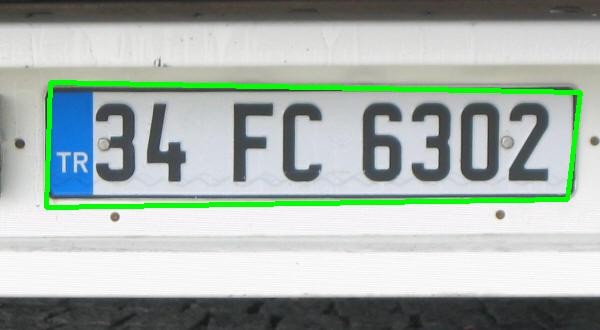
#> input picture backend/captures/debug_20250722_105542.jpg, 600 x 330 px
$ python -i plate_detection.py   (imports and definitions only)
#> lines starting #> are read from the running program, lines starting #| are printed output that depends on the picture; after the words box and inside, x2 and y2 are one past the last pixel; in counts of white or black regions, pixels touching at a corner belong together
import cv2
import numpy as np
from PIL import Image
import io
import pytesseract
import re
from typing import Tuple, Optional

# Configure Tesseract
pytesseract.pytesseract.tesseract_cmd = r'tesseract'  # Default location in Docker

# [88 lines left out: function clean_plate_text, not called in this run]

def preprocess_image(image: np.ndarray) -> np.ndarray:
    """
    Preprocess the image for better plate detection.
    Enhanced for Turkish plates which often have white background and black text.
    Applies various filters and transformations to enhance plate visibility.
    """
    # Convert to grayscale
    gray = cv2.cvtColor(image, cv2.COLOR_BGR2GRAY)

    # Enhance contrast using CLAHE
    clahe = cv2.createCLAHE(clipLimit=3.0, tileGridSize=(8, 8))
    enhanced = clahe.apply(gray)

    # Apply bilateral filter to reduce noise while keeping edges sharp
    bilateral = cv2.bilateralFilter(enhanced, 11, 17, 17)

    # Apply adaptive threshold with optimized parameters for Turkish plates
    thresh = cv2.adaptiveThreshold(
        bilateral,
        255,
        cv2.ADAPTIVE_THRESH_GAUSSIAN_C,
        cv2.THRESH_BINARY_INV,
        13,  # Increased block size for better handling of Turkish plates
        4    # Adjusted constant for better contrast
    )

    # Apply morphological operations to remove small noise
    kernel = cv2.getStructuringElement(cv2.MORPH_RECT, (3, 3))
    morph = cv2.morphologyEx(thresh, cv2.MORPH_CLOSE, kernel)

    return morph

def find_plate_contour(processed_img: np.ndarray) -> Optional[np.ndarray]:
    """
    Find the contour that most likely contains the license plate.
    Uses contour properties to filter and identify the plate region.
    """
    # Find all contours
    contours, _ = cv2.findContours(
        processed_img,
        cv2.RETR_TREE,
        cv2.CHAIN_APPROX_SIMPLE
    )

    # Sort contours by area (largest first)
    contours = sorted(contours, key=cv2.contourArea, reverse=True)[:10]

    plate_contour = None
    for contour in contours:
        perimeter = cv2.arcLength(contour, True)
        approx = cv2.approxPolyDP(contour, 0.02 * perimeter, True)

        # License plates are typically rectangles with 4 corners
        if len(approx) == 4:
            # Check if the aspect ratio matches typical license plates
            x, y, w, h = cv2.boundingRect(approx)
            aspect_ratio = float(w) / h

            # Most license plates have aspect ratio between 2.0 and 5.5
            if 2.0 <= aspect_ratio <= 5.5:
                plate_contour = approx
                break

    return plate_contour

def extract_plate_region(image: np.ndarray, contour: np.ndarray) -> np.ndarray:
    """
    Extract and transform the plate region to a standardized view.
    Applies perspective transform to get a straight view of the plate.
    """
    # Get the corners of the plate
    pts = contour.reshape(4, 2)

    # Order points in [top-left, top-right, bottom-right, bottom-left]
    rect = np.zeros((4, 2), dtype="float32")

    # Top-left will have the smallest sum
    # Bottom-right will have the largest sum
    s = pts.sum(axis=1)
    rect[0] = pts[np.argmin(s)]
    rect[2] = pts[np.argmax(s)]

    # Top-right will have the smallest difference
    # Bottom-left will have the largest difference
    diff = np.diff(pts, axis=1)
    rect[1] = pts[np.argmin(diff)]
    rect[3] = pts[np.argmax(diff)]

    # Calculate width and height of the plate
    widthA = np.sqrt(((rect[2][0] - rect[3][0]) ** 2) + ((rect[2][1] - rect[3][1]) ** 2))
    widthB = np.sqrt(((rect[1][0] - rect[0][0]) ** 2) + ((rect[1][1] - rect[0][1]) ** 2))
    maxWidth = max(int(widthA), int(widthB))

    heightA = np.sqrt(((rect[1][0] - rect[2][0]) ** 2) + ((rect[1][1] - rect[2][1]) ** 2))
    heightB = np.sqrt(((rect[0][0] - rect[3][0]) ** 2) + ((rect[0][1] - rect[3][1]) ** 2))
    maxHeight = max(int(heightA), int(heightB))

    # Destination points for perspective transform
    dst = np.array([
        [0, 0],
        [maxWidth - 1, 0],
        [maxWidth - 1, maxHeight - 1],
        [0, maxHeight - 1]
    ], dtype="float32")

    # Apply perspective transform
    M = cv2.getPerspectiveTransform(rect, dst)
    warped = cv2.warpPerspective(image, M, (maxWidth, maxHeight))

    return warped

def enhance_plate_region(plate_region: np.ndarray) -> np.ndarray:
    """
    Enhance the extracted plate region for better OCR results.
    Optimized for Turkish license plates which have specific characteristics:
    - White background
    - Black text
    - Often reflective surface
    - May have blue region with TR code
    """
    # Convert to grayscale if not already
    if len(plate_region.shape) == 3:
        # Check for blue TR region (common in Turkish plates)
        hsv = cv2.cvtColor(plate_region, cv2.COLOR_BGR2HSV)
        blue_mask = cv2.inRange(hsv, (100, 50, 50), (130, 255, 255))

        # If blue region detected, process differently
        if cv2.countNonZero(blue_mask) > (plate_region.shape[0] * plate_region.shape[1] * 0.1):
            # Convert to grayscale excluding the blue region
            gray = cv2.cvtColor(plate_region, cv2.COLOR_BGR2GRAY)
            gray[blue_mask > 0] = 255  # Set blue region to white
            plate_region = gray
        else:
            plate_region = cv2.cvtColor(plate_region, cv2.COLOR_BGR2GRAY)

    # Increase contrast using CLAHE with parameters tuned for Turkish plates
    clahe = cv2.createCLAHE(clipLimit=3.0, tileGridSize=(4, 4))
    enhanced = clahe.apply(plate_region)

    # Noise reduction
    denoised = cv2.fastNlMeansDenoising(enhanced, h=10)

    # Increase sharpness
    kernel = np.array([[-1,-1,-1],
                      [-1, 9,-1],
                      [-1,-1,-1]])
    sharpened = cv2.filter2D(denoised, -1, kernel)

    # Apply adaptive thresholding for better character separation
    binary = cv2.adaptiveThreshold(
        sharpened,
        255,
        cv2.ADAPTIVE_THRESH_GAUSSIAN_C,
        cv2.THRESH_BINARY_INV,
        11,
        2
    )

    # Remove small noise
    kernel = np.ones((2,2), np.uint8)
    cleaned = cv2.morphologyEx(binary, cv2.MORPH_OPEN, kernel)

    return cleaned

# [142 lines left out: functions preprocess_character, segment_characters, recognize_character, get_plate_confidence, recognize_characters_parallel, not called in this run]

def detect_plate(image: np.ndarray) -> Tuple[str, np.ndarray, Optional[np.ndarray], float]:
    """
    Main function for plate detection pipeline.
    Returns:
    - plate_number: Detected plate number (placeholder for now)
    - debug_image: Image with detected plate highlighted
    - plate_region: Extracted and enhanced plate region
    """
    # Create a copy for drawing debug information
    debug_image = image.copy()

    # Preprocess the image
    processed = preprocess_image(image)

    # Find plate contour
    plate_contour = find_plate_contour(processed)
    print(f"DEBUG: Plate contour found: {plate_contour is not None}")

    if plate_contour is not None:
        # Draw the detected plate region on debug image
        cv2.drawContours(debug_image, [plate_contour], -1, (0, 255, 0), 3)

        # Extract and enhance plate region
        plate_region = extract_plate_region(image, plate_contour)
        enhanced_region = enhance_plate_region(plate_region)

        # Perform OCR on the enhanced region
        try:
            print(f"DEBUG: Processing plate region with shape: {enhanced_region.shape}")

            # Try multiple OCR configurations for better Turkish plate recognition
            configs = [
                r'--oem 3 --psm 8 -c tessedit_char_whitelist=ABCDEFGHIJKLMNOPQRSTUVWXYZ0123456789',
                r'--oem 3 --psm 7 -c tessedit_char_whitelist=ABCDEFGHIJKLMNOPQRSTUVWXYZ0123456789',
                r'--oem 3 --psm 6 -c tessedit_char_whitelist=ABCDEFGHIJKLMNOPQRSTUVWXYZ0123456789',
                r'--oem 3 --psm 13 -c tessedit_char_whitelist=ABCDEFGHIJKLMNOPQRSTUVWXYZ0123456789'
            ]

            best_result = None
            best_confidence = 0.0

            for i, config in enumerate(configs):
                try:
                    print(f"DEBUG: Trying OCR config {i+1}: {config}")

                    # Get OCR data
                    data = pytesseract.image_to_data(
                        enhanced_region,
                        config=config,
                        output_type=pytesseract.Output.DICT
                    )

                    # Extract text and confidence
                    texts = []
                    confidences = []
                    for j, text in enumerate(data['text']):
                        conf = int(data['conf'][j]) if data['conf'][j] != '-1' else 0
                        if text.strip() and conf > 20:  # Lower threshold
                            texts.append(text.strip())
                            confidences.append(conf)
                            print(f"DEBUG: Found text '{text.strip()}' with confidence {conf}")

                    if texts:
                        combined_text = ''.join(texts).upper()
                        avg_confidence = sum(confidences) / len(confidences) / 100.0
                        print(f"DEBUG: Combined text: '{combined_text}', avg confidence: {avg_confidence:.2f}")

                        # Clean the text
                        cleaned_text = clean_plate_text(combined_text)
                        print(f"DEBUG: Cleaned text: '{cleaned_text}'")

                        if cleaned_text and avg_confidence > best_confidence:
                            best_result = cleaned_text
                            best_confidence = avg_confidence
                            print(f"DEBUG: New best result: '{best_result}' with confidence {best_confidence:.2f}")

                    # Also try simple string extraction
                    simple_text = pytesseract.image_to_string(enhanced_region, config=config).strip().upper()
                    simple_text = re.sub(r'[^A-Z0-9]', '', simple_text)
                    if simple_text and len(simple_text) >= 4:
                        print(f"DEBUG: Simple OCR result: '{simple_text}'")
                        cleaned_simple = clean_plate_text(simple_text)
                        if cleaned_simple:
                            print(f"DEBUG: Cleaned simple result: '{cleaned_simple}'")
                            if not best_result or len(cleaned_simple) > len(best_result):
                                best_result = cleaned_simple
                                best_confidence = 0.5  # Assign moderate confidence
                        else:
                            # If clean failed, try some basic corrections
                            corrected = simple_text.replace('8', 'B').replace('6', 'G').replace('5', 'S').replace('1', 'I').replace('0', 'O')
                            corrected_clean = clean_plate_text(corrected)
                            if corrected_clean:
                                print(f"DEBUG: Corrected result: '{corrected_clean}'")
                                if not best_result:
                                    best_result = corrected_clean
                                    best_confidence = 0.4

                except Exception as e:
                    print(f"DEBUG: OCR config {i+1} failed: {str(e)}")
                    continue

            print(f"DEBUG: Final result: '{best_result}' with confidence {best_confidence:.2f}")

            if best_result and best_confidence > 0.20:  # Even lower threshold
                return best_result, debug_image, enhanced_region, best_confidence
            else:
                # If no good result, return whatever we found for debugging
                return best_result or "NO_PLATE", debug_image, enhanced_region, best_confidence

        except Exception as e:
            print(f"OCR Error: {str(e)}")
            return "OCR_ERROR", debug_image, enhanced_region, 0.0

    return "NO_PLATE", debug_image, None, 0.0

# [24 lines left out: function process_image_file, not called in this run]

>>> import cv2
>>> picture = cv2.imread('../captures/debug_20250722_105542.jpg')
#> picture is the input picture: shape (330, 600, 3); mean B, G, R 173, 179.2, 168
>>> result = detect_plate(picture)
#> in preprocess_image, `enhanced = clahe.apply(gray)`:
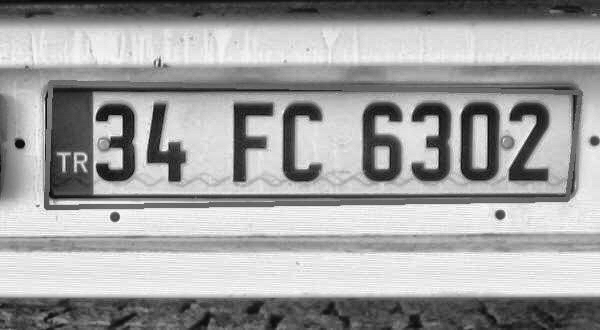
#> enhanced: shape (330, 600); min 7, max 255, mean 161.4
#> in preprocess_image, `thresh = cv2.adaptiveThreshold( bilateral, 255, cv2.ADAPTIVE_THRESH_GA..`:
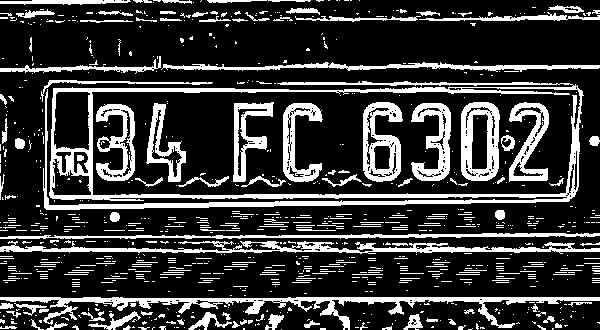
#> thresh: shape (330, 600); 22.3% white; 890 white regions (747 under 20 px), largest, box (x1, y1, x2, y2) and area: (43, 81, 584, 210) 9531, (0, 297, 600, 330) 4081, (0, 241, 600, 254) 3022
#> in preprocess_image, `morph = cv2.morphologyEx(thresh, cv2.MORPH_CLOSE, kernel)`:
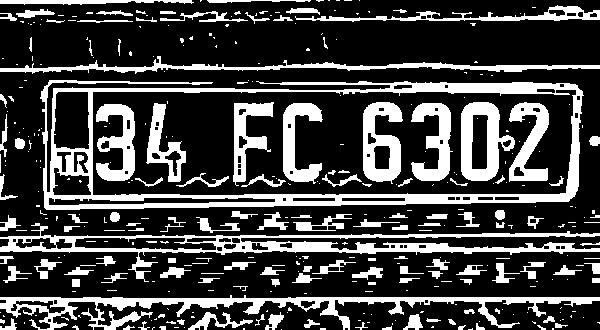
#> morph: shape (330, 600); 26% white; 364 white regions (238 under 20 px)
#> in find_plate_contour, `contours, _ = cv2.findContours( processed_img, cv2.RETR_TREE, cv2.CHAI..`: contours = 446 contours, 300 with area under 20; largest, box (x1, y1, x2, y2) and area: (40, 80, 584, 210) 63182, (92, 89, 577, 196) 49172, (0, 223, 600, 282) 6906, (0, 295, 600, 330) 4924, (461, 102, 515, 181) 2896
#> in find_plate_contour, `contours = sorted(contours, key=cv2.contourArea, reverse=True)[:10]`: contours = 10 contours; largest, box (x1, y1, x2, y2) and area: (40, 80, 584, 210) 63182, (92, 89, 577, 196) 49172, (0, 223, 600, 282) 6906, (0, 295, 600, 330) 4924, (461, 102, 515, 181) 2896
#> the loop in find_plate_contour, `for contour in contours:` made 2 passes
#> (perimeter, x, y, w, h, aspect_ratio, plate_contour) on pass 2: (1233.4, 92, 90, 485, 105, 4.62, [[576, 90], [565, 193], [92, 194], [93, 91]])
#> perimeter on pass 1: 2167.2
#> in detect_plate, `plate_contour = find_plate_contour(processed)`: plate_contour = [[576, 90], [565, 193], [92, 194], [93, 91]]
#| DEBUG: Plate contour found: True
#> in detect_plate, `cv2.drawContours(debug_image, [plate_contour], -1, (0, 255, 0), 3)`:
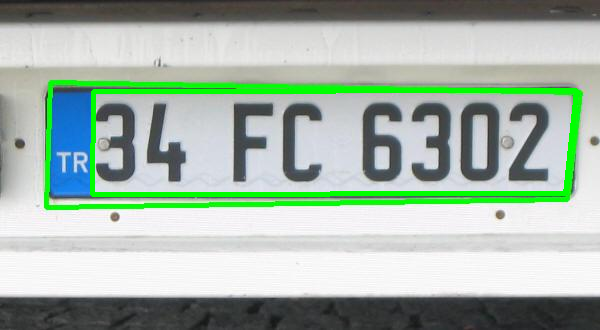
#> debug_image: shape (330, 600, 3); 2.91% of pixels changed, all inside (x1, y1, x2, y2) = (90, 88, 579, 197)
#> in extract_plate_region, `s = pts.sum(axis=1)`: s = [666, 758, 286, 184]
#> in extract_plate_region, `diff = np.diff(pts, axis=1)`: diff = [-486, -372, 102, -2]
#> in enhance_plate_region, `hsv = cv2.cvtColor(plate_region, cv2.COLOR_BGR2HSV)`: hsv: shape (103, 483, 3); mean H, S, V 96.5, 20.4, 176.7
#> in enhance_plate_region, `blue_mask = cv2.inRange(hsv, (100, 50, 50), (130, 255, 255))`: blue_mask: shape (103, 483); 3.8% white; 51 white regions (23 under 20 px), largest, box (x1, y1, x2, y2) and area: (0, 2, 4, 103) 227, (37, 51, 43, 83) 126, (435, 72, 463, 86) 113
#> in enhance_plate_region, `sharpened = cv2.filter2D(denoised, -1, kernel)`:
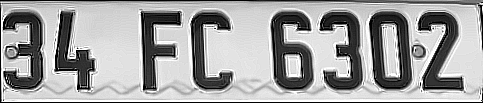
#> sharpened: shape (103, 483); min 0, max 255, mean 160.8
#> in enhance_plate_region, `binary = cv2.adaptiveThreshold( sharpened, 255, cv2.ADAPTIVE_THRESH_GA..`:
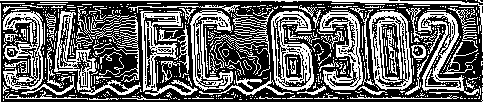
#> binary: shape (103, 483); 39.8% white in thin lines or dots
#> in enhance_plate_region, `cleaned = cv2.morphologyEx(binary, cv2.MORPH_OPEN, kernel)`:
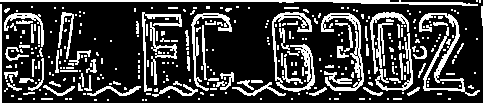
#> cleaned: shape (103, 483); 24% white in thin lines or dots
#| DEBUG: Processing plate region with shape: (103, 483)
#> after the loop in detect_plate, `for i, config in enumerate(configs):`: best_confidence = 0
#> (the run stopped early here; a loop or call above may not have finished)

$ run again, on backend/captures/debug_20250722_105608.jpg
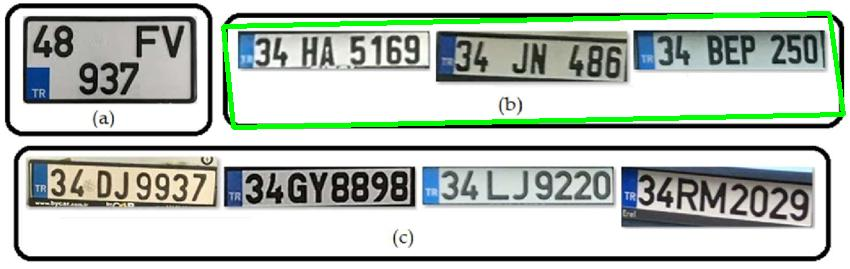
#> input picture backend/captures/debug_20250722_105608.jpg, 850 x 269 px
#> picture is the input picture: shape (269, 850, 3); mean B, G, R 185.9, 194.1, 185.2
#> in preprocess_image, `thresh = cv2.adaptiveThreshold( bilateral, 255, cv2.ADAPTIVE_THRESH_GA..`:
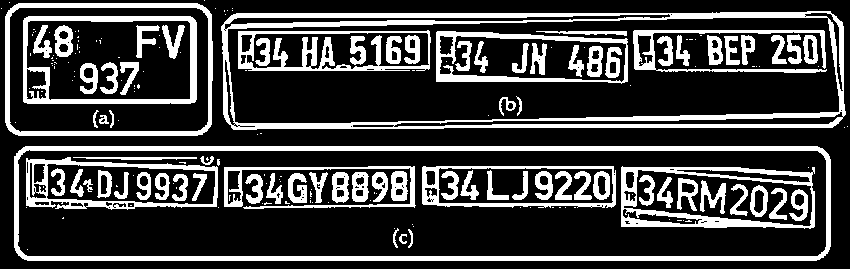
#> thresh: shape (269, 850); 25.2% white; 201 white regions (120 under 20 px), largest, box (x1, y1, x2, y2) and area: (221, 11, 846, 130) 10094, (14, 146, 831, 261) 9082, (621, 166, 815, 229) 3318
#> morph: shape (269, 850); 26.3% white; 99 white regions (56 under 20 px)
#> in find_plate_contour, `contours, _ = cv2.findContours( processed_img, cv2.RETR_TREE, cv2.CHAI..`: contours = 232 contours, 81 with area under 20; largest, box (x1, y1, x2, y2) and area: (14, 146, 831, 261) 92789, (17, 150, 827, 257) 85518, (221, 11, 846, 130) 70882, (227, 17, 840, 124) 51075, (5, 3, 213, 136) 26995
#> in find_plate_contour, `contours = sorted(contours, key=cv2.contourArea, reverse=True)[:10]`: contours = 10 contours; largest, box (x1, y1, x2, y2) and area: (14, 146, 831, 261) 92789, (17, 150, 827, 257) 85518, (221, 11, 846, 130) 70882, (227, 17, 840, 124) 51075, (5, 3, 213, 136) 26995
#> the loop in find_plate_contour, `for contour in contours:` made 3 passes
#> (perimeter, approx, x, y, w, h, aspect_ratio) on passes 1 to 2: (1840.1, [[14, 156], [27, 260], [830, 246], [817, 146]], 14, 146, 817, 115, 7.1), (1812.7, [[17, 160], [817, 150], [826, 246], [27, 256]], 17, 150, 810, 107, 7.57)
#> in detect_plate, `plate_contour = find_plate_contour(processed)`: plate_contour = [[843, 26], [236, 13], [223, 114], [832, 127]]
#| DEBUG: Plate contour found: True
#> debug_image: shape (269, 850, 3); 3.05% of pixels changed, all inside (x1, y1, x2, y2) = (221, 11, 846, 130)
#> s = [869, 249, 337, 959]
#> diff = [-817, -223, -109, -705]
#> hsv: shape (101, 609, 3); mean H, S, V 44.6, 32.7, 201.4
#> blue_mask: shape (101, 609); 3.5% white; 7 white regions (4 under 20 px), largest, box (x1, y1, x2, y2) and area: (401, 9, 427, 48) 749, (205, 17, 228, 59) 749, (5, 18, 27, 55) 627
#> binary: shape (101, 609); 31.8% white; 413 white regions (345 under 20 px), largest, box (x1, y1, x2, y2) and area: (202, 13, 399, 64) 2484, (4, 13, 200, 58) 2432, (399, 5, 599, 49) 1199
#> in enhance_plate_region, `cleaned = cv2.morphologyEx(binary, cv2.MORPH_OPEN, kernel)`:
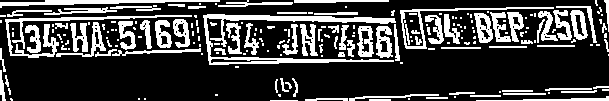
#> cleaned: shape (101, 609); 24.9% white; 202 white regions (122 under 20 px), largest, box (x1, y1, x2, y2) and area: (203, 14, 396, 65) 1984, (5, 15, 192, 58) 1064, (0, 0, 220, 8) 741
#| DEBUG: Processing plate region with shape: (101, 609)
#> after the loop in detect_plate, `for i, config in enumerate(configs):`: best_confidence = 0
